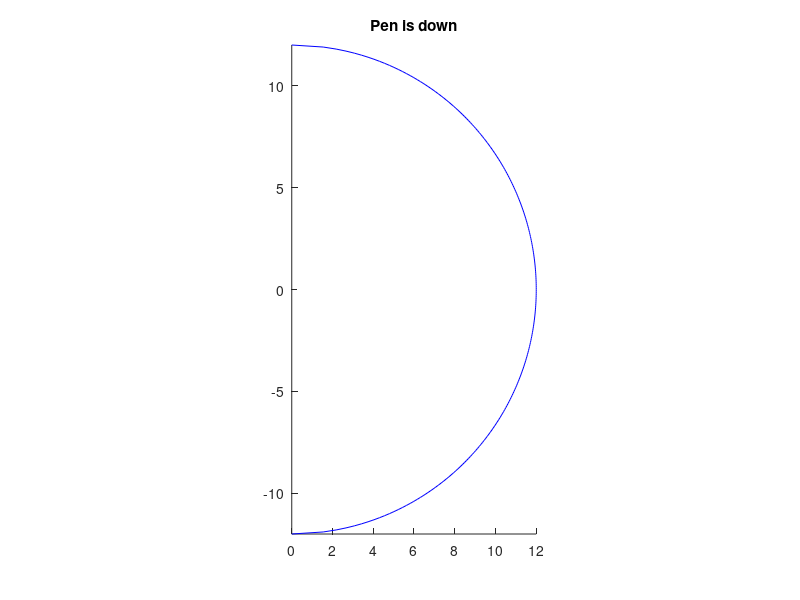

Source code (MATLAB):
%% Instructions
% Plot will appear showing region arm can reach (Left of semicircle)
% Left Click: Add a point to the list
% Middle Click: Toggle pen up/down
% Right Click: End recording and save
% Arm coordinates are saved to a text file which can be used by the python
% program

%% Code
clear all;
close all;

saveName = 'jack.txt'; % name of coordinate file
r = 12; % Total length of arm (L1+L2) 

% Initial Locations
xLast = r;
yLast = 0;
pen = 1; % pen engaged (down)

% Plot size
yBound = -r:0.1:r;
xBound = sqrt(r.^2 - yBound.^2);

button = 1; % start with a left click

% Create figure and plot max-reach semicircle
figure;
hold on;

plot(xBound,yBound, 'b');
title('Pen is down')
daspect([1 1 1])
xlim([0 r])
ylim([-r r])

fid = fopen(saveName, 'wt'); % open writeable text file

% main loop
while (button ~= 3) % while not right click
    [x,y,button]=ginput(1); %get input
    if (button == 1) % left click
        fprintf(fid, '%0.2f\t%0.2f\t%d\n',x,y,pen); %save values to file
        
        % color of plotted line is different based on pen value
        if (pen == 0) % up/disengaged
            color = 'r'; % red
        else % down/engaged 
            color = 'g'; % green
        end
        plot([xLast x], [yLast y],color); % plot latest line segment
        
        % update last values
        xLast = x;
        yLast = y;
   
    elseif (button == 2) % right click
        pen = ~pen; % toggle pen value
        % Change title based on value
        if (pen == 0) % up
            title('Pen is up')
        else % down
            title('Pen is down')
        end
    end
end

fclose(fid); % close file
hold off;